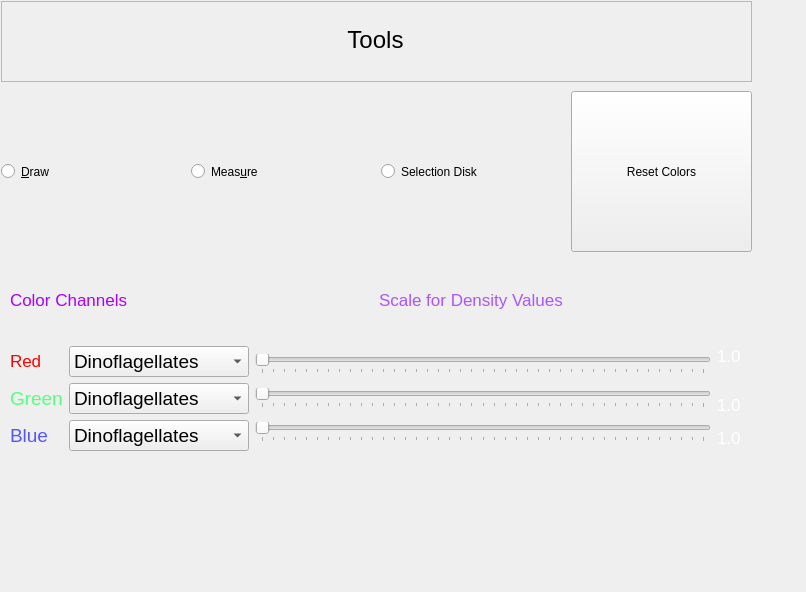
<?xml version="1.0" encoding="UTF-8"?>
<ui version="4.0">
 <class>MainWindow</class>
 <widget class="QMainWindow" name="MainWindow">
  <property name="geometry">
   <rect>
    <x>0</x>
    <y>0</y>
    <width>806</width>
    <height>592</height>
   </rect>
  </property>
  <property name="windowTitle">
   <string>MainWindow</string>
  </property>
  <property name="styleSheet">
   <string notr="true">QFrame {
	background-color: #25292B;
}

#centralWidget, QStackedWidget, QStackedWidget &gt; QWidget {
	background: transparent;
}

QLabel {
	color: #F8F8F8;
	background: transparent;
}

QFrame[titleFrame=true] {
	background-color: #5F5F5F;
}

QWidget[fontSize=&quot;14&quot;] {
	font-size: 14pt;
}

QWidget[fontSize=&quot;12&quot;] {
	font-size: 12pt;
}

QGroupBox {
	color: #F8F8F8;
	border: none;
	margin: 15px;
}

QWidget[inList=true] {
	font-size: 12pt;
	min-height: 60px;
	max-height: 100px;
}


/* PushButton */

QPushButton {
	background-color: #25292B;
	border: 2px solid #F8F8F8;
	color: #F8F8F8;
}

QPushButton:hover {
	background-color: #F8F8F8;
	color: #25292B;
}

QPushButton:pressed {
	background-color: #00F0F0;
	color: #25292B;
	border: 2px solid #00F0F0;
}


/* RadioButton */

QRadioButton {
	background-color: #25292B;
	border: 2px solid #F8F8F8;
	color: #F8F8F8;
}

QRadioButton:hover {
	background-color: #F8F8F8;
	color: #25292B;
}

QRadioButton:checked {
	background-color: #00F0F0;
	color: #25292B;
	border: 2px solid #00F0F0;
}

QRadioButton::indicator {
	width: 0px;
	height: 0px;
	color: #F8F8F8;
}


/* CheckBox */

QCheckBox {
	background-color: #25292B;
	border: 2px solid #F8F8F8;
	color: #F8F8F8;
}

QCheckBox:hover {
	background-color: #F8F8F8;
	color: #25292B;
}

QCheckBox:checked {
	background-color: #00F0F0;
	color: #25292B;
	border: 2px solid #00F0F0;
}

QCheckBox::indicator {
	width: 0px;
	height: 0px;
}


/* Page Selectors */

QRadioButton[pageSelector=true] {
	background-color: #25292B;
	max-width: 90px;
	max-height: 90px;
	border-radius: 40px;
	border: none;
	padding: 10px;
}

QRadioButton[pageSelector=true]:checked {
	background-color: #F8F8F8;
	max-width: 90px;
	max-height: 90px;
	border-radius: 40px;
	border: none;
	padding: 10px;
}

#viewRadioButton {
	image: url(:Qt/menu/icons/view-white.svg);
}

#viewRadioButton:checked {
	image: url(:Qt/menu/icons/view-black.svg);
}

#toolsRadioButton {
	image: url(:Qt/menu/icons/tools-white.svg);
}

#toolsRadioButton:checked {
	image: url(:Qt/menu/icons/tools-black.svg);
}

#groupsRadioButton {
	image: url(:Qt/menu/icons/groups-white.svg);
}

#groupsRadioButton:checked {
	image: url(:Qt/menu/icons/groups-black.svg);
}

#pauseRadioButton {
	image: url(:Qt/menu/icons/pause-white.svg);
}

#pauseRadioButton:checked {
	image: url(:Qt/menu/icons/pause-black.svg);
}

#playRadioButton {
	image: url(:Qt/menu/icons/play-white.svg);
}

#playRadioButton:checked {
	image: url(:Qt/menu/icons/play-black.svg);
}</string>
  </property>
  <widget class="QWidget" name="centralwidget">
   <widget class="QWidget" name="layoutWidget">
    <property name="geometry">
     <rect>
      <x>1</x>
      <y>1</y>
      <width>751</width>
      <height>251</height>
     </rect>
    </property>
    <layout class="QVBoxLayout" name="verticalLayout" stretch="1,2">
     <property name="spacing">
      <number>9</number>
     </property>
     <item>
      <widget class="QFrame" name="frame">
       <property name="frameShape">
        <enum>QFrame::StyledPanel</enum>
       </property>
       <property name="frameShadow">
        <enum>QFrame::Raised</enum>
       </property>
       <widget class="QLabel" name="label">
        <property name="geometry">
         <rect>
          <x>4</x>
          <y>-1</y>
          <width>741</width>
          <height>81</height>
         </rect>
        </property>
        <property name="text">
         <string>&lt;html&gt;&lt;head/&gt;&lt;body&gt;&lt;p align=&quot;center&quot;&gt;&lt;span style=&quot; font-size:18pt;&quot;&gt;Tools&lt;/span&gt;&lt;/p&gt;&lt;/body&gt;&lt;/html&gt;</string>
        </property>
       </widget>
      </widget>
     </item>
     <item>
      <layout class="QHBoxLayout" name="horizontalLayout">
       <property name="spacing">
        <number>9</number>
       </property>
       <item>
        <widget class="QRadioButton" name="drawButton">
         <property name="sizePolicy">
          <sizepolicy hsizetype="Minimum" vsizetype="Minimum">
           <horstretch>0</horstretch>
           <verstretch>0</verstretch>
          </sizepolicy>
         </property>
         <property name="text">
          <string>&amp;Draw</string>
         </property>
         <property name="fontSize" stdset="0">
          <UInt>12</UInt>
         </property>
        </widget>
       </item>
       <item>
        <widget class="QRadioButton" name="measureButton">
         <property name="sizePolicy">
          <sizepolicy hsizetype="Minimum" vsizetype="Minimum">
           <horstretch>0</horstretch>
           <verstretch>0</verstretch>
          </sizepolicy>
         </property>
         <property name="text">
          <string>Meas&amp;ure</string>
         </property>
         <property name="fontSize" stdset="0">
          <UInt>12</UInt>
         </property>
        </widget>
       </item>
       <item>
        <widget class="QRadioButton" name="diskButton">
         <property name="sizePolicy">
          <sizepolicy hsizetype="Minimum" vsizetype="Minimum">
           <horstretch>0</horstretch>
           <verstretch>0</verstretch>
          </sizepolicy>
         </property>
         <property name="text">
          <string>Selection Disk</string>
         </property>
         <property name="fontSize" stdset="0">
          <UInt>12</UInt>
         </property>
        </widget>
       </item>
       <item>
        <widget class="QPushButton" name="resetColorsButton">
         <property name="sizePolicy">
          <sizepolicy hsizetype="Minimum" vsizetype="Minimum">
           <horstretch>0</horstretch>
           <verstretch>0</verstretch>
          </sizepolicy>
         </property>
         <property name="text">
          <string>Reset Colors</string>
         </property>
         <property name="fontSize" stdset="0">
          <UInt>12</UInt>
         </property>
        </widget>
       </item>
      </layout>
     </item>
    </layout>
   </widget>
   <widget class="QWidget" name="layoutWidget">
    <property name="geometry">
     <rect>
      <x>10</x>
      <y>260</y>
      <width>731</width>
      <height>191</height>
     </rect>
    </property>
    <layout class="QVBoxLayout" name="verticalLayout_6">
     <item>
      <layout class="QHBoxLayout" name="horizontalLayout_3">
       <item>
        <widget class="QLabel" name="label_3">
         <property name="font">
          <font>
           <pointsize>13</pointsize>
          </font>
         </property>
         <property name="text">
          <string>&lt;html&gt;&lt;head/&gt;&lt;body&gt;&lt;p&gt;&lt;span style=&quot; color:#aa00ff;&quot;&gt;Color Channels&lt;/span&gt;&lt;/p&gt;&lt;/body&gt;&lt;/html&gt;</string>
         </property>
        </widget>
       </item>
       <item>
        <widget class="QLabel" name="label_2">
         <property name="font">
          <font>
           <pointsize>13</pointsize>
          </font>
         </property>
         <property name="text">
          <string>&lt;html&gt;&lt;head/&gt;&lt;body&gt;&lt;p&gt;&lt;span style=&quot; color:#aa55ff;&quot;&gt;Scale for Density Values&lt;/span&gt;&lt;/p&gt;&lt;/body&gt;&lt;/html&gt;</string>
         </property>
        </widget>
       </item>
      </layout>
     </item>
     <item>
      <layout class="QHBoxLayout" name="horizontalLayout_2">
       <item>
        <layout class="QVBoxLayout" name="verticalLayout_4">
         <item>
          <widget class="QLabel" name="label_7">
           <property name="font">
            <font>
             <pointsize>13</pointsize>
            </font>
           </property>
           <property name="text">
            <string>&lt;html&gt;&lt;head/&gt;&lt;body&gt;&lt;p&gt;&lt;span style=&quot; color:#ff0000;&quot;&gt;Red&lt;/span&gt;&lt;/p&gt;&lt;/body&gt;&lt;/html&gt;</string>
           </property>
          </widget>
         </item>
         <item>
          <widget class="QLabel" name="label_8">
           <property name="font">
            <font>
             <pointsize>13</pointsize>
            </font>
           </property>
           <property name="text">
            <string>&lt;html&gt;&lt;head/&gt;&lt;body&gt;&lt;p&gt;&lt;span style=&quot; font-size:14pt; color:#55ff7f;&quot;&gt;Green&lt;/span&gt;&lt;/p&gt;&lt;/body&gt;&lt;/html&gt;</string>
           </property>
          </widget>
         </item>
         <item>
          <widget class="QLabel" name="label_9">
           <property name="font">
            <font>
             <pointsize>13</pointsize>
            </font>
           </property>
           <property name="text">
            <string>&lt;html&gt;&lt;head/&gt;&lt;body&gt;&lt;p&gt;&lt;span style=&quot; font-size:14pt; color:#5555ff;&quot;&gt;Blue&lt;/span&gt;&lt;/p&gt;&lt;/body&gt;&lt;/html&gt;</string>
           </property>
          </widget>
         </item>
        </layout>
       </item>
       <item>
        <layout class="QVBoxLayout" name="verticalLayout_2">
         <item>
          <widget class="QComboBox" name="red_channel">
           <property name="font">
            <font>
             <pointsize>14</pointsize>
            </font>
           </property>
           <property name="currentText">
            <string notr="true">Dinoflagellates</string>
           </property>
           <property name="currentIndex">
            <number>0</number>
           </property>
           <item>
            <property name="text">
             <string>Dinoflagellates</string>
            </property>
           </item>
           <item>
            <property name="text">
             <string>Diatoms</string>
            </property>
           </item>
           <item>
            <property name="text">
             <string>Coccolithophores</string>
            </property>
           </item>
           <item>
            <property name="text">
             <string>Prokaryotes</string>
            </property>
           </item>
          </widget>
         </item>
         <item>
          <widget class="QComboBox" name="green_channel">
           <property name="font">
            <font>
             <pointsize>14</pointsize>
            </font>
           </property>
           <property name="currentIndex">
            <number>0</number>
           </property>
           <item>
            <property name="text">
             <string>Dinoflagellates</string>
            </property>
           </item>
           <item>
            <property name="text">
             <string>Diatoms</string>
            </property>
           </item>
           <item>
            <property name="text">
             <string>Coccolithophores</string>
            </property>
           </item>
           <item>
            <property name="text">
             <string>Prokaryotes</string>
            </property>
           </item>
          </widget>
         </item>
         <item>
          <widget class="QComboBox" name="blue_channel">
           <property name="font">
            <font>
             <pointsize>14</pointsize>
            </font>
           </property>
           <property name="currentIndex">
            <number>0</number>
           </property>
           <item>
            <property name="text">
             <string>Dinoflagellates</string>
            </property>
           </item>
           <item>
            <property name="text">
             <string>Diatoms</string>
            </property>
           </item>
           <item>
            <property name="text">
             <string>Coccolithophores</string>
            </property>
           </item>
           <item>
            <property name="text">
             <string>Prokaryotes</string>
            </property>
           </item>
          </widget>
         </item>
        </layout>
       </item>
       <item>
        <layout class="QVBoxLayout" name="verticalLayout_5">
         <item>
          <widget class="QSlider" name="redScaleSlider">
           <property name="minimum">
            <number>10</number>
           </property>
           <property name="maximum">
            <number>50</number>
           </property>
           <property name="orientation">
            <enum>Qt::Horizontal</enum>
           </property>
           <property name="tickPosition">
            <enum>QSlider::TicksBelow</enum>
           </property>
           <property name="tickInterval">
            <number>1</number>
           </property>
          </widget>
         </item>
         <item>
          <widget class="QSlider" name="greenScaleSlider">
           <property name="minimum">
            <number>10</number>
           </property>
           <property name="maximum">
            <number>50</number>
           </property>
           <property name="orientation">
            <enum>Qt::Horizontal</enum>
           </property>
           <property name="tickPosition">
            <enum>QSlider::TicksBelow</enum>
           </property>
           <property name="tickInterval">
            <number>1</number>
           </property>
          </widget>
         </item>
         <item>
          <widget class="QSlider" name="blueScaleSlider">
           <property name="minimum">
            <number>10</number>
           </property>
           <property name="maximum">
            <number>50</number>
           </property>
           <property name="orientation">
            <enum>Qt::Horizontal</enum>
           </property>
           <property name="tickPosition">
            <enum>QSlider::TicksBelow</enum>
           </property>
           <property name="tickInterval">
            <number>1</number>
           </property>
          </widget>
         </item>
        </layout>
       </item>
       <item>
        <layout class="QVBoxLayout" name="verticalLayout_3">
         <item>
          <widget class="QLabel" name="redScaleText">
           <property name="font">
            <font>
             <pointsize>13</pointsize>
            </font>
           </property>
           <property name="text">
            <string>&lt;html&gt;&lt;head/&gt;&lt;body&gt;&lt;p&gt;&lt;span style=&quot; color:#ffffff;&quot;&gt;1.0&lt;/span&gt;&lt;br/&gt;&lt;/p&gt;&lt;/body&gt;&lt;/html&gt;</string>
           </property>
          </widget>
         </item>
         <item>
          <widget class="QLabel" name="greenScaleText">
           <property name="font">
            <font>
             <pointsize>13</pointsize>
            </font>
           </property>
           <property name="text">
            <string>&lt;html&gt;&lt;head/&gt;&lt;body&gt;&lt;p&gt;&lt;span style=&quot; color:#ffffff;&quot;&gt;1.0&lt;/span&gt;&lt;/p&gt;&lt;/body&gt;&lt;/html&gt;</string>
           </property>
          </widget>
         </item>
         <item>
          <widget class="QLabel" name="blueScaleText">
           <property name="font">
            <font>
             <pointsize>13</pointsize>
            </font>
           </property>
           <property name="text">
            <string>&lt;html&gt;&lt;head/&gt;&lt;body&gt;&lt;p&gt;&lt;span style=&quot; color:#ffffff;&quot;&gt;1.0&lt;/span&gt;&lt;/p&gt;&lt;/body&gt;&lt;/html&gt;</string>
           </property>
          </widget>
         </item>
        </layout>
       </item>
      </layout>
     </item>
    </layout>
   </widget>
   <widget class="QWidget" name="layoutWidget">
    <property name="geometry">
     <rect>
      <x>10</x>
      <y>460</y>
      <width>461</width>
      <height>81</height>
     </rect>
    </property>
    <layout class="QVBoxLayout" name="verticalLayout_7">
     <item>
      <widget class="QLabel" name="label_5">
       <property name="text">
        <string/>
       </property>
      </widget>
     </item>
     <item>
      <widget class="QLabel" name="label_4">
       <property name="text">
        <string/>
       </property>
      </widget>
     </item>
    </layout>
   </widget>
  </widget>
  <action name="actionLoad">
   <property name="text">
    <string>Load</string>
   </property>
  </action>
  <action name="actionSave">
   <property name="text">
    <string>Save</string>
   </property>
  </action>
  <action name="actionPref_s">
   <property name="text">
    <string>Pref's</string>
   </property>
  </action>
  <action name="actionAbout">
   <property name="text">
    <string>About</string>
   </property>
  </action>
  <action name="actionDraw">
   <property name="text">
    <string>Draw</string>
   </property>
  </action>
  <action name="actionMeasure">
   <property name="text">
    <string>Measure</string>
   </property>
  </action>
  <action name="actionWaypoint">
   <property name="text">
    <string>Waypoint</string>
   </property>
  </action>
  <action name="actionNote">
   <property name="text">
    <string>Note</string>
   </property>
  </action>
  <action name="actionSphere">
   <property name="text">
    <string>Sphere</string>
   </property>
  </action>
  <action name="actionBox">
   <property name="text">
    <string>Box</string>
   </property>
  </action>
  <action name="actionSaveSourceIDs">
   <property name="text">
    <string>Save Source_ID's</string>
   </property>
  </action>
  <action name="actionReset">
   <property name="text">
    <string>Reset</string>
   </property>
  </action>
  <action name="actionPlace1">
   <property name="text">
    <string>Place1</string>
   </property>
  </action>
  <action name="actionPlace2">
   <property name="text">
    <string>Place2</string>
   </property>
  </action>
  <action name="actionPlace3">
   <property name="text">
    <string>Place3</string>
   </property>
  </action>
  <action name="actionPlace4">
   <property name="text">
    <string>Place4</string>
   </property>
  </action>
  <action name="actionShow_All">
   <property name="text">
    <string>Show All</string>
   </property>
  </action>
  <action name="actionHide_All">
   <property name="text">
    <string>Hide All</string>
   </property>
  </action>
 </widget>
 <resources>
  <include location="../../resources.qrc"/>
 </resources>
 <connections/>
</ui>
